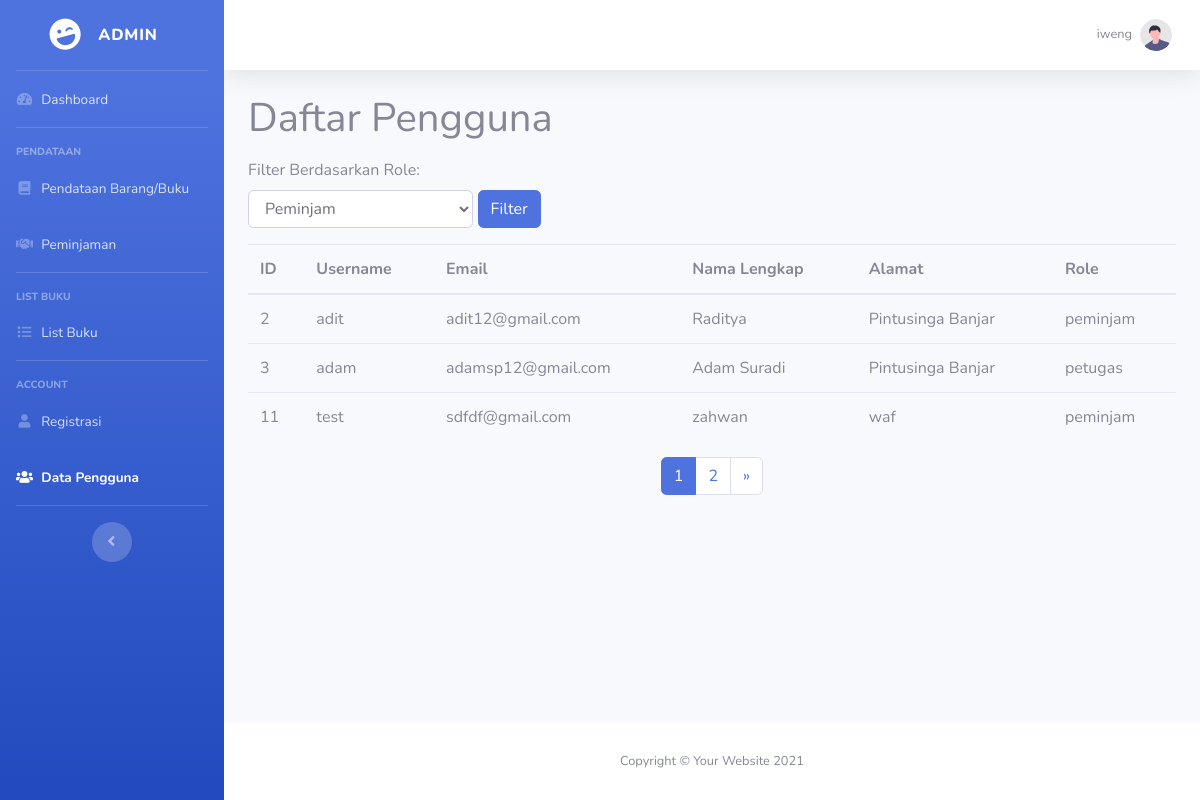
Page /dashboard/user.php (signed in) on the committed database.
### tables this page shows
CREATE TABLE `user` (
  `id` int(11) NOT NULL,
  `perpus_id` int(11) NOT NULL,
  `username` varchar(255) NOT NULL,
  `password` varchar(255) NOT NULL,
  `email` varchar(255) NOT NULL,
  `nama_lengkap` varchar(255) NOT NULL,
  `alamat` text NOT NULL,
  `role` enum('admin','petugas','peminjam','') NOT NULL,
  `created_at` timestamp NOT NULL DEFAULT current_timestamp() ON UPDATE current_timestamp()
);

### function/func.php (called while the page is built, shortened)
<?php
function getUserRole($conn, $username) {
    $userRole = '';
    $query = "SELECT role FROM `user` WHERE `username` = '$username'";
    $result = mysqli_query($conn, $query);
    if ($result) {
        $row = mysqli_fetch_assoc($result);
        $userRole = $row['role'];
    }
    return $userRole;
}

### dashboard/user.php (the view, shortened to what this page needs)
<?php
include '../function/func.php';
include '../config.php';
$username = $_SESSION['username'];
$userRole = getUserRole($conn, $username);
$page = isset($_GET['page']) ? (int)$_GET['page'] : 1;
$limit = 3;
$offset = ($page - 1) * $limit;
$filterRole = isset($_GET['role']) ? $_GET['role'] : '';
$query = "SELECT * FROM user";
$countQuery = "SELECT COUNT(*) as total FROM user";
if (!empty($filterRole)) {
    $query .= " WHERE role = '$filterRole'";
    $countQuery .= " WHERE role = '$filterRole'";
} else {
    $query .= " WHERE role != 'admin'";
    $countQuery .= " WHERE role != 'admin'";
}
$query .= " LIMIT $limit OFFSET $offset";
$result = mysqli_query($conn, $query);
$total_users_result = mysqli_query($conn, $countQuery);
$total_users_row = mysqli_fetch_assoc($total_users_result);
$total_users = $total_users_row['total'];
$total_pages = ceil($total_users / $limit);
?>
<!DOCTYPE html>
<html lang="en">
<head>
    <link rel="stylesheet" href="https://cdn.jsdelivr.net/npm/sweetalert2@10">
    <link href="vendor/fontawesome-free/css/all.min.css" rel="stylesheet" type="text/css">
    <link href="css/sb-admin-2.min.css" rel="stylesheet">
</head>
<body id="page-top">
    <div id="wrapper">
    <ul class="navbar-nav bg-gradient-primary sidebar sidebar-dark accordion" id="accordionSidebar">
    <?php if($userRole == "petugas") :?>
        <a class="sidebar-brand d-flex align-items-center justify-content-center" href="index.html">
            <div class="sidebar-brand-icon rotate-n-15">
                <i class="fas fa-laugh-wink"></i>
            </div>
            <div class="sidebar-brand-text mx-3">Petugas</div>
        </a>
        <hr class="sidebar-divider my-0">
            <li class="nav-item">
                <a class="nav-link" href="index.php">
                    <i class="fas fa-fw fa-tachometer-alt"></i>
                    <span>Dashboard</span></a>
            </li>
            <hr class="sidebar-divider">
            <div class="sidebar-heading">
                Pendataan
            </div>
            <li class="nav-item active">
                <a class="nav-link active" href="buku/index.php">
                    <i class="fas fa-fw fa-book"></i>
                    <span>Pendataan Barang/Buku</span>
                </a>
            </li>
            <li class="nav-item">
                <a class="nav-link" href="#">
                    <i class="fas fa-fw fa-file-alt"></i>
                    <span>Laporan</span>
                </a>
            </li>
            <hr class="sidebar-divider d-none d-md-block">
            <div class="text-center d-none d-md-inline">
                <button class="rounded-circle border-0" id="sidebarToggle"></button>
            </div>
        <?php elseif($userRole == "admin") :?>
        <a class="sidebar-brand d-flex align-items-center justify-content-center" href="index.html">
            <div class="sidebar-brand-icon rotate-n-15">
                <i class="fas fa-laugh-wink"></i>
            </div>
            <div class="sidebar-brand-text mx-3">Admin</div>
        </a>
        <hr class="sidebar-divider my-0">
            <li class="nav-item ">
                <a class="nav-link" href="index.php">
                    <i class="fas fa-fw fa-tachometer-alt"></i>
                    <span>Dashboard</span></a>
            </li>
            <hr class="sidebar-divider">
            <div class="sidebar-heading">
                Pendataan
            </div>
            <li class="nav-item">
                <a class="nav-link" href="buku/">
                    <i class="fas fa-fw fa-book"></i>
                    <span>Pendataan Barang/Buku</span>
                </a>
            </li>
            <li class="nav-item">
                <a class="nav-link" href="peminjaman/">
                    <i class="fas fa-fw fa-handshake"></i>
                    <span>Peminjaman</span>
                </a>
            </li>
            <hr class="sidebar-divider">
            <div class="sidebar-heading">
                List Buku
            </div>
            <li class="nav-item">
                <a class="nav-link" href="list/">
                    <i class="fas fa-fw fa-list"></i>
                    <span>List Buku</span>
                </a>
            </li>
            <hr class="sidebar-divider d-none d-md-block">
            <div class="sidebar-heading">
                Account
            </div>
            <li class="nav-item">
                <a class="nav-link" href="registrasi.php">
                    <i class="fas fa-fw fa-user"></i>
                    <span>Registrasi</span>
                </a>
            </li>
            <li class="nav-item active">
                <a class="nav-link" href="">
                    <i class="fas fa-fw fa-users"></i>
                    <span>Data Pengguna</span>
                </a>
            </li>
            <hr class="sidebar-divider d-none d-md-block">
            <div class="text-center d-none d-md-inline">
                <button class="rounded-circle border-0" id="sidebarToggle"></button>
            </div>
            <?php endif;?>
        </ul>
        <div id="content-wrapper" class="d-flex flex-column">
            <div id="content">
                <nav class="navbar navbar-expand navbar-light bg-white topbar mb-4 static-top shadow">
                    <ul class="navbar-nav ml-auto">
                        <li class="nav-item dropdown no-arrow">
                            <a class="nav-link dropdown-toggle" href="#" id="userDropdown" role="button"
                                data-toggle="dropdown" aria-haspopup="true" aria-expanded="false">
                                <span class="mr-2 d-none d-lg-inline text-gray-600 small">
                                    <?= $_SESSION['username']; ?>
                                </span>
                                <img class="img-profile rounded-circle" src="img/undraw_profile.svg">
                            </a>
                        </li>
                    </ul>
                </nav>
                <div class="container-fluid">
                    <h1 class="mb-3">Daftar Pengguna</h1>
        <form action="" method="get" class="mb-3">
            <div class="form-row align-items-end">
                <div class="form-group col-lg-3 mb-0">
                    <label for="roleFilter" class="mr-2">Filter Berdasarkan Role:</label>
                    <select class="form-control" id="roleFilter" name="role">
                        <option value="peminjam">Peminjam</option>
                    </select>
                </div>
                <div class="form-group mb-0">
                    <button type="submit" class="btn btn-primary btn-block">Filter</button>
                </div>
            </div>
        </form>
        <table class="table table-hover">
            <thead>
                <tr>
                    <th scope="col">ID</th>
                    <th scope="col">Username</th>
                    <th scope="col">Email</th>
                    <th scope="col">Nama Lengkap</th>
                    <th scope="col">Alamat</th>
                    <th scope="col">Role</th>
                </tr>
            </thead>
            <tbody>
                <?php while ($row = mysqli_fetch_assoc($result)) : ?>
                    <tr>
                        <td><?= $row['id']; ?></td>
                        <td><?= $row['username']; ?></td>
                        <td><?= $row['email']; ?></td>
                        <td><?= $row['nama_lengkap']; ?></td>
                        <td><?= $row['alamat']; ?></td>
                        <td><?= $row['role']; ?></td>
                    </tr>
                <?php endwhile; ?>
            </tbody>
        </table>
                <nav aria-label="Page navigation example ">
                    <ul class="pagination justify-content-center">
                        <?php for ($i = 1; $i <= $total_pages; $i++) : ?>
                            <li class="page-item <?= ($page == $i) ? 'active' : ''; ?>"><a class="page-link" href="?page=<?= $i; ?>&role=<?= $filterRole; ?>"><?= $i; ?></a></li>
                        <?php endfor; ?>
                        <?php if ($page < $total_pages) : ?>
                            <li class="page-item"><a class="page-link" href="?page=<?= $page + 1; ?>&role=<?= $filterRole; ?>">&raquo;</a></li>
                        <?php endif; ?>
                    </ul>
                </nav>
    </div>
</div>
            <footer class="sticky-footer bg-white">
                <div class="container my-auto">
                    <div class="copyright text-center my-auto">
                        <span>Copyright &copy; Your Website 2021</span>
                    </div>
                </div>
            </footer>
        </div>
    </div>
</body>
</html>

### rows in the picture
user: id "2", username "adit", email "adit12@gmail.com", nama_lengkap "Raditya", alamat "Pintusinga Banjar", role "peminjam"
user: id "3", username "adam", email "adamsp12@gmail.com", nama_lengkap "Adam Suradi", alamat "Pintusinga Banjar", role "petugas"
user: id "11", username "test", email "sdfdf@gmail.com", nama_lengkap "zahwan", alamat "waf", role "peminjam"

### other values in the picture
$_SESSION['username'] "iweng"
